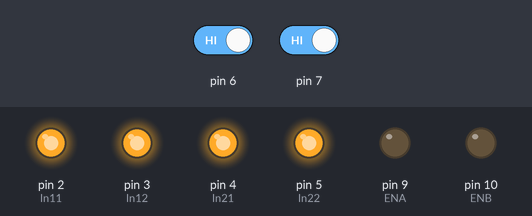
This sketch was run on a simulated Arduino Uno, built with avr-gcc and run on an emulated ATmega328P. Parts: output pins drawn as LEDs (lit = HIGH). Inputs (shaded band) come from the test bench; at power-on: pin 6 HIGH, pin 7 HIGH.

Above: at 1.2 s.
1.3 s: pin 6 driven LOW
At 2.5 s:
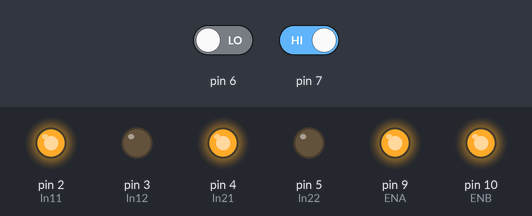
2.8 s: pin 7 driven LOW
At 3.8 s:
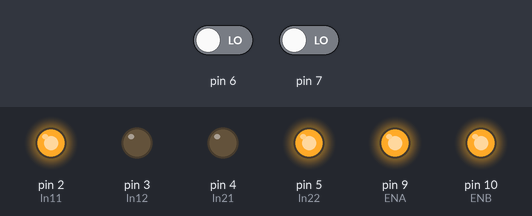
4.3 s: pin 6 driven HIGH
At 5.0 s:
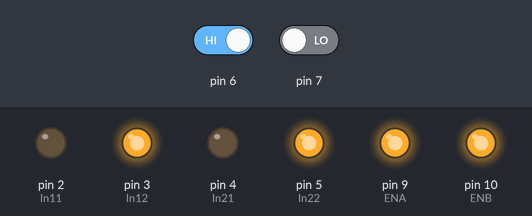
5.8 s: pin 7 driven HIGH
At 6.1 s:
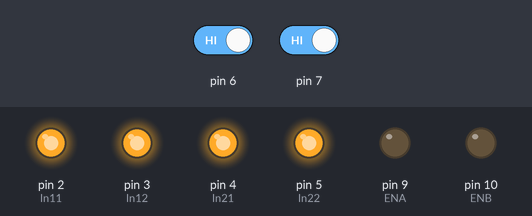
Timing chart, 0 to 8.3 s (numbered marks = the images above; inputs shaded):
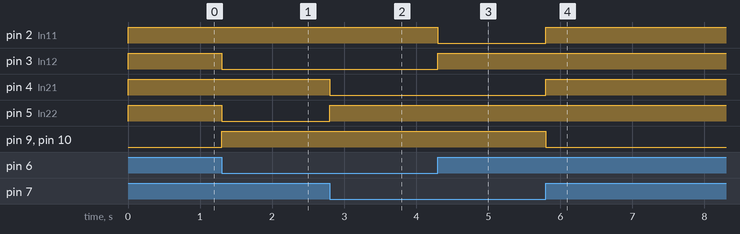

Measured:
- after the input at 1.3 s, pin 3 (In12), pin 5 (In22): HIGH → LOW at once; pin 9 (ENA), pin 10 (ENB): LOW → HIGH at once
- after the input at 2.8 s, pin 4 (In21): HIGH → LOW at once; pin 5 (In22): LOW → HIGH at once
- after the input at 4.3 s, pin 2 (In11): HIGH → LOW at once; pin 3 (In12): LOW → HIGH at once
- after the input at 5.8 s, pin 2 (In11), pin 4 (In21): LOW → HIGH at once; pin 9 (ENA), pin 10 (ENB): HIGH → LOW at once

The sketch:

Line_Follower2.ino
```cpp
#define In11 2
#define In12 3
#define ENA 9
#define ENB 10
#define In21 4
#define In22 5

void setup() {
  // put your setup code here, to run once:
pinMode(In11,OUTPUT);
pinMode(In12,OUTPUT);
pinMode(In21,OUTPUT);
pinMode(In22,OUTPUT);
pinMode(ENA,OUTPUT);
pinMode(ENB,OUTPUT);
pinMode(6,INPUT);
pinMode(7,INPUT);
}

void loop() {
  // put your main code here, to run repeatedly:
int lsensor=digitalRead(6);
int rsensor=digitalRead(7);
if((lsensor==LOW)&&(rsensor==LOW))
{

   analogWrite(ENA,255);
  analogWrite(ENB,255);
  digitalWrite(In11,HIGH);
  digitalWrite(In12,LOW);
  digitalWrite(In21,LOW);
  digitalWrite(In22,HIGH);

  }
 else if((lsensor==HIGH)&&(rsensor==LOW))
 {
  analogWrite(ENA,255);
  analogWrite(ENB,255);
  digitalWrite(In11,LOW);
  digitalWrite(In12,HIGH);
  digitalWrite(In21,LOW);
  digitalWrite(In22,HIGH);
  }
  else if((lsensor==LOW)&&(rsensor==HIGH))
  {
  analogWrite(ENA,255);
  analogWrite(ENB,255);
  digitalWrite(In11,HIGH);
  digitalWrite(In12,LOW);
  digitalWrite(In21,HIGH);
  digitalWrite(In22,LOW);
    }
  else if((lsensor==HIGH)&&(rsensor==HIGH))
  {
  analogWrite(ENA,0);
  analogWrite(ENB,0);
  digitalWrite(In11,HIGH);
  digitalWrite(In12,HIGH);
  digitalWrite(In21,HIGH);
  digitalWrite(In22,HIGH);

    }
}
```
